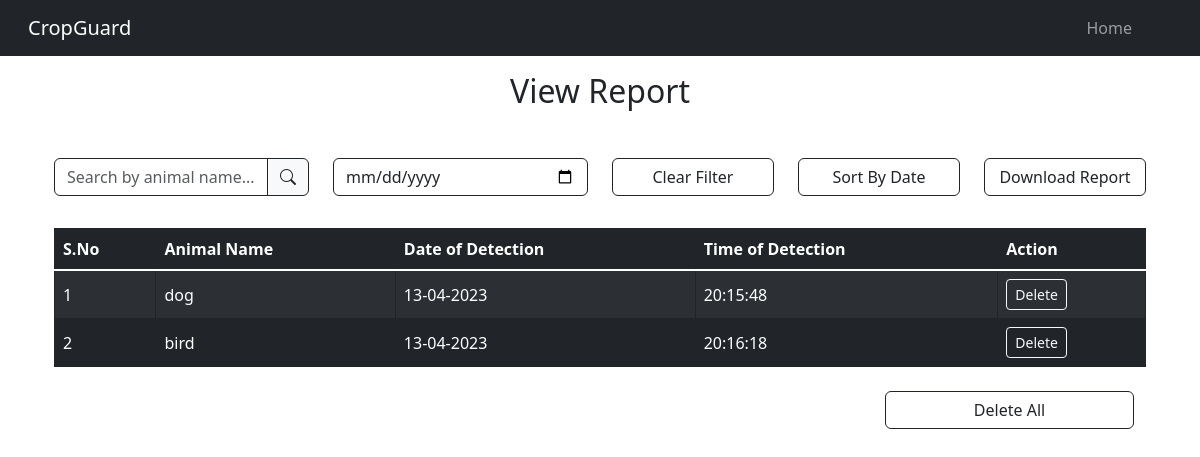
Page /viewreport on the earlier database version.
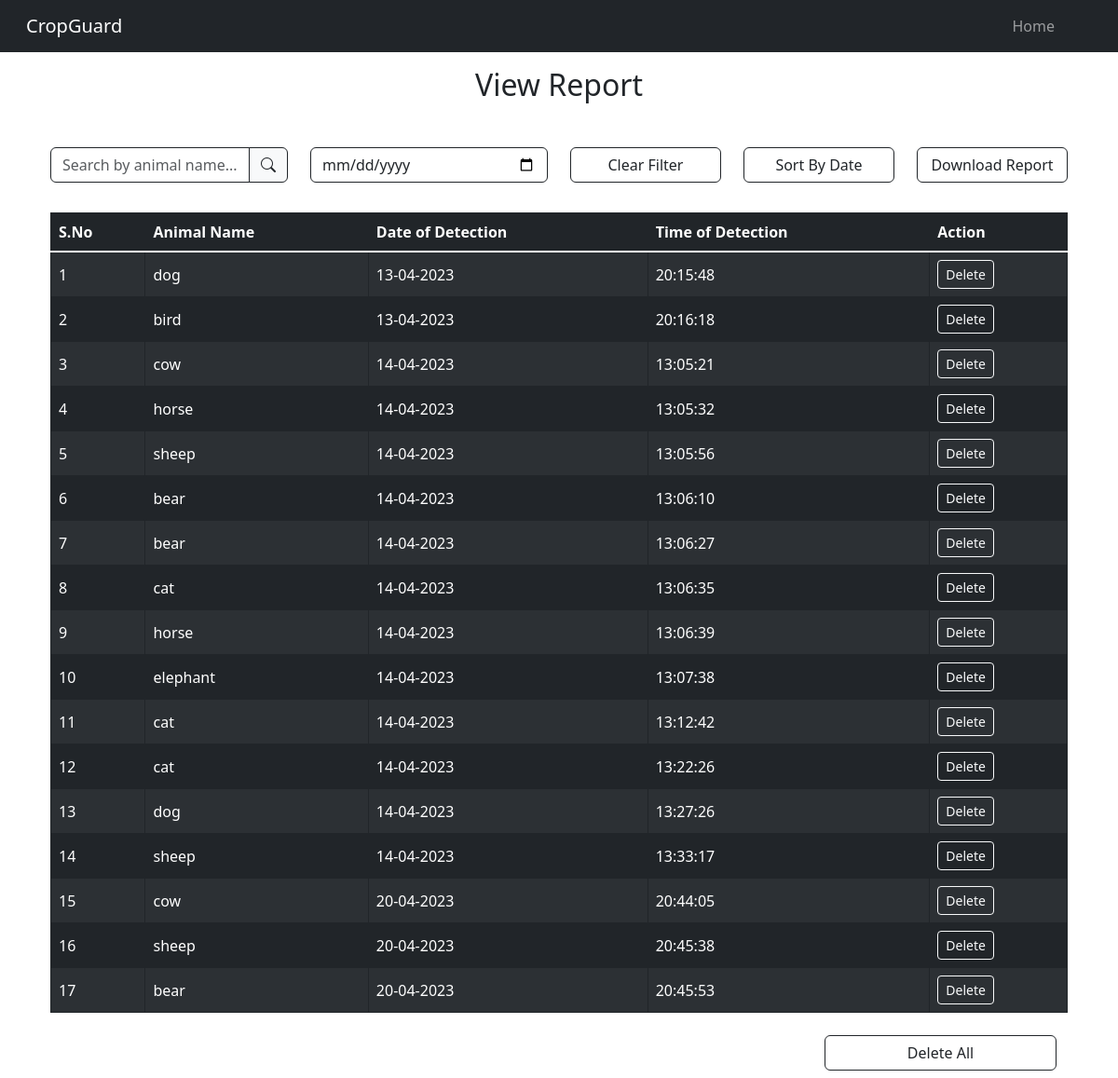
Same page on the later database version.
### app.py (models this page shows, shortened)
class DetectAnimals(db.Model):
    sno = db.Column(db.Integer, primary_key=True)
    animal_name = db.Column(db.String(20), nullable=False)
    date_of_detection = db.Column(db.String(20), nullable=False, default=datetime.now().strftime('%d-%m-%Y'))
    time_of_detection = db.Column(db.String(20), nullable=False, default=datetime.now().strftime('%H:%M:%S'))

### app.py (the view)
@app.route('/viewreport')
def viewreport():
    allAnimals = DetectAnimals.query.all()
    return render_template('viewreport.html', report=allAnimals)

### templates/viewreport.html
{% extends 'base.html' %} {% block navcontent %}
<a class="nav-link mx-2 me-5" href="/home">Home</a>
{% endblock navcontent %} {% block content %}
<section>
  <div class="container mt-3">
    <h2 class="text-center">View Report</h2>
    <div
      class="row text-center justify-content-center align-items-center gy-3 py-4 mx-auto my-2"
    >
      <div class="col-md-3">
        <div class="input-group">
          <input
            class="form-control shadow-none border border-dark"
            type="text"
            id="searchTableInp"
            placeholder="Search by animal name..."
          />
          <i class="bi bi-search input-group-text border border-dark"></i>
        </div>
      </div>
      <div class="col-md-3">
        <input
          class="form-control shadow-none border border-dark"
          type="date"
          id="datepicker"
        />
      </div>
      <div class="col-md-2 d-grid">
        <button class="btn btn-outline-dark" id="clearBtn">Clear Filter</button>
      </div>
      <div class="col-md-2 d-grid">
        <button class="btn btn-outline-dark" id="sortTableBtn">
          Sort By Date
        </button>
      </div>
      <div class="col-md-2 d-grid">
        <button id="downloadReportBtn" class="btn btn-outline-dark">
          Download Report
        </button>
      </div>
    </div>
    <div class="container table-responsive">
      <table
        class="table table-striped table-bordered table-dark table-hover border-dark align-middle"
        id="reportTable"
      >
        <thead>
          <tr>
            <th>S.No</th>
            <th>Animal Name</th>
            <th>Date of Detection</th>
            <th>Time of Detection</th>
            <th>Action</th>
          </tr>
        </thead>
        <tbody class="table-group-divider">
          {% for row in report %}
          <tr>
            <td>{{ loop.index }}</td>
            <td>{{ row.animal_name }}</td>
            <td>{{ row.date_of_detection }}</td>
            <td>{{ row.time_of_detection }}</td>
            <td>
              <a
                type="button"
                href="/delete/{{row.sno}}"
                class="btn btn-outline-light btn-sm"
                >Delete</a
              >
            </td>
          </tr>
          {% endfor %}
        </tbody>
      </table>
    </div>
    <div
      class="container row justify-content-end align-items-center text-center my-2 mx-auto"
    >
      <div class="col-md-3 d-grid">
        <a href="/deleteAll" class="btn btn-outline-dark">Delete All</a>
      </div>
    </div>
  </div>
</section>
{% endblock content %}

### templates/base.html (shortened to what this page needs)
<!DOCTYPE html>
<html lang="en">
  <head>
    <link
      href="https://cdn.jsdelivr.net/npm/bootstrap@5.3.0-alpha3/dist/css/bootstrap.min.css"
      rel="stylesheet"
    />
    <link
      rel="stylesheet"
      href="{{ url_for('static', filename='css/style.css') }}"
    />
    <link
      rel="stylesheet"
      href="https://cdn.jsdelivr.net/npm/bootstrap-icons@1.10.4/font/bootstrap-icons.css"
    />
  </head>
  <body>
    <nav
      class="navbar sticky-top navbar-expand-lg navbar bg-dark"
      data-bs-theme="dark"
    >
      <div class="container-fluid">
        <a class="navbar-brand mx-3" href="/">CropGuard</a>
        <div
          class="collapse navbar-collapse justify-content-end"
          id="navbarSupportedContent"
        >
          <div class="navbar-nav">
            {% block navcontent %} {% endblock navcontent %}
          </div>
        </div>
      </div>
    </nav>
    <main>{% block content %} {% endblock content %}</main>
  </body>
</html>

Differences in the rows shown:
added DetectAnimals: animal_name "cow", date_of_detection "14-04-2023", time_of_detection "13:05:21"
added DetectAnimals: animal_name "horse", date_of_detection "14-04-2023", time_of_detection "13:05:32"
added DetectAnimals: animal_name "sheep", date_of_detection "14-04-2023", time_of_detection "13:05:56"
added DetectAnimals: animal_name "bear", date_of_detection "14-04-2023", time_of_detection "13:06:10"
added DetectAnimals: animal_name "bear", date_of_detection "14-04-2023", time_of_detection "13:06:27"
added DetectAnimals: animal_name "cat", date_of_detection "14-04-2023", time_of_detection "13:06:35"
added DetectAnimals: animal_name "horse", date_of_detection "14-04-2023", time_of_detection "13:06:39"
added DetectAnimals: animal_name "elephant", date_of_detection "14-04-2023", time_of_detection "13:07:38"
added DetectAnimals: animal_name "cat", date_of_detection "14-04-2023", time_of_detection "13:12:42"
added DetectAnimals: animal_name "cat", date_of_detection "14-04-2023", time_of_detection "13:22:26"
added DetectAnimals: animal_name "dog", date_of_detection "14-04-2023", time_of_detection "13:27:26"
added DetectAnimals: animal_name "sheep", date_of_detection "14-04-2023", time_of_detection "13:33:17"
added DetectAnimals: animal_name "cow", date_of_detection "20-04-2023", time_of_detection "20:44:05"
added DetectAnimals: animal_name "sheep", date_of_detection "20-04-2023", time_of_detection "20:45:38"
added DetectAnimals: animal_name "bear", date_of_detection "20-04-2023", time_of_detection "20:45:53"
